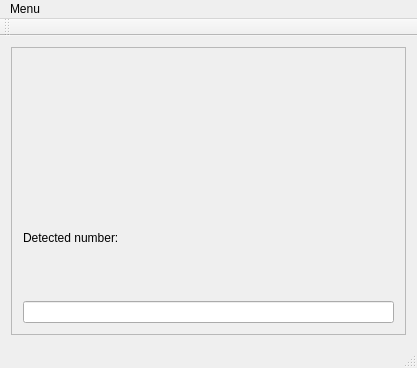
<?xml version="1.0" encoding="UTF-8"?>
<ui version="4.0">
 <class>MainWindow</class>
 <widget class="QMainWindow" name="MainWindow">
  <property name="geometry">
   <rect>
    <x>0</x>
    <y>0</y>
    <width>417</width>
    <height>368</height>
   </rect>
  </property>
  <property name="windowTitle">
   <string>MainWindow</string>
  </property>
  <widget class="QWidget" name="centralWidget">
   <layout class="QVBoxLayout" name="verticalLayout">
    <item>
     <widget class="QFrame" name="frame">
      <property name="frameShape">
       <enum>QFrame::StyledPanel</enum>
      </property>
      <property name="frameShadow">
       <enum>QFrame::Raised</enum>
      </property>
      <layout class="QVBoxLayout" name="verticalLayout_2">
       <item>
        <widget class="QLabel" name="label">
         <property name="text">
          <string/>
         </property>
        </widget>
       </item>
       <item>
        <widget class="QLabel" name="label_2">
         <property name="text">
          <string>Detected number: </string>
         </property>
        </widget>
       </item>
       <item>
        <widget class="QLineEdit" name="lineEdit"/>
       </item>
      </layout>
     </widget>
    </item>
   </layout>
  </widget>
  <widget class="QMenuBar" name="menuBar">
   <property name="geometry">
    <rect>
     <x>0</x>
     <y>0</y>
     <width>417</width>
     <height>21</height>
    </rect>
   </property>
   <widget class="QMenu" name="menuMenu">
    <property name="title">
     <string>Menu</string>
    </property>
    <addaction name="actionExit"/>
   </widget>
   <addaction name="menuMenu"/>
  </widget>
  <widget class="QToolBar" name="mainToolBar">
   <attribute name="toolBarArea">
    <enum>TopToolBarArea</enum>
   </attribute>
   <attribute name="toolBarBreak">
    <bool>false</bool>
   </attribute>
  </widget>
  <widget class="QStatusBar" name="statusBar"/>
  <action name="actionExit">
   <property name="text">
    <string>Exit</string>
   </property>
  </action>
 </widget>
 <layoutdefault spacing="6" margin="11"/>
 <resources/>
 <connections/>
</ui>
